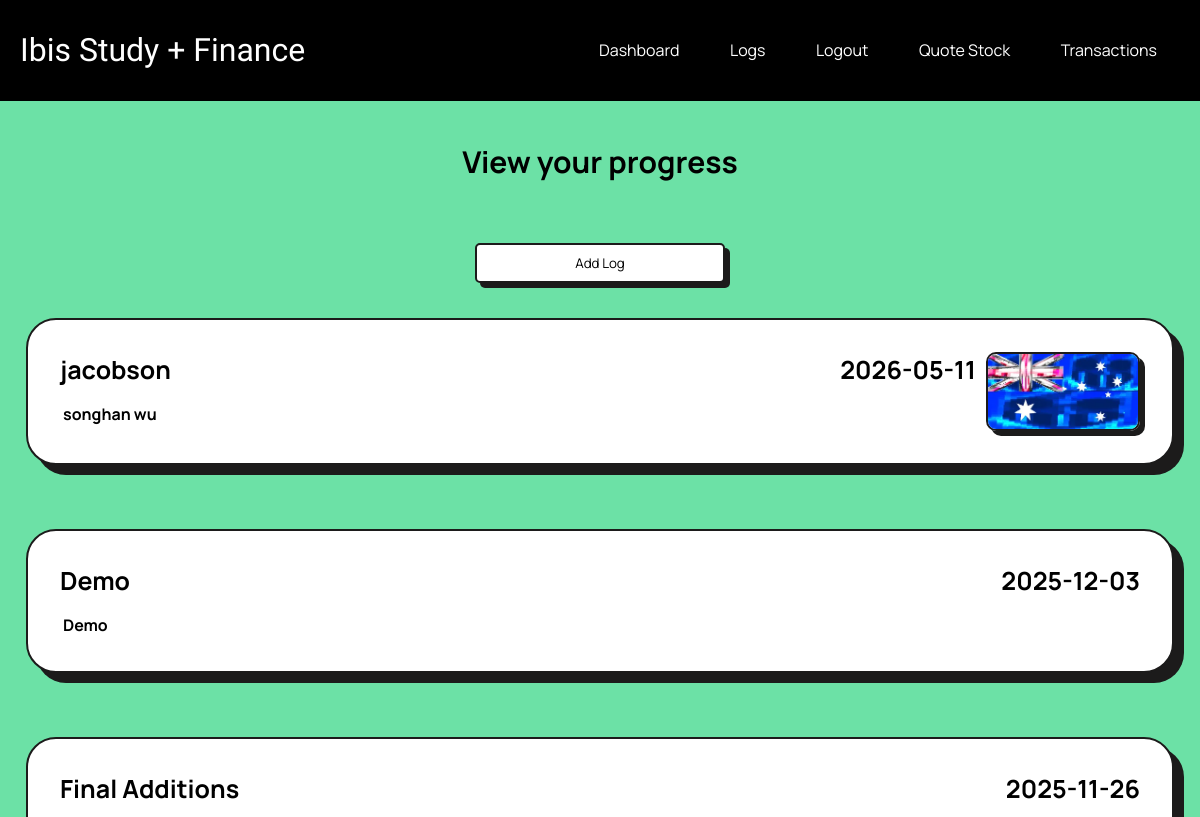
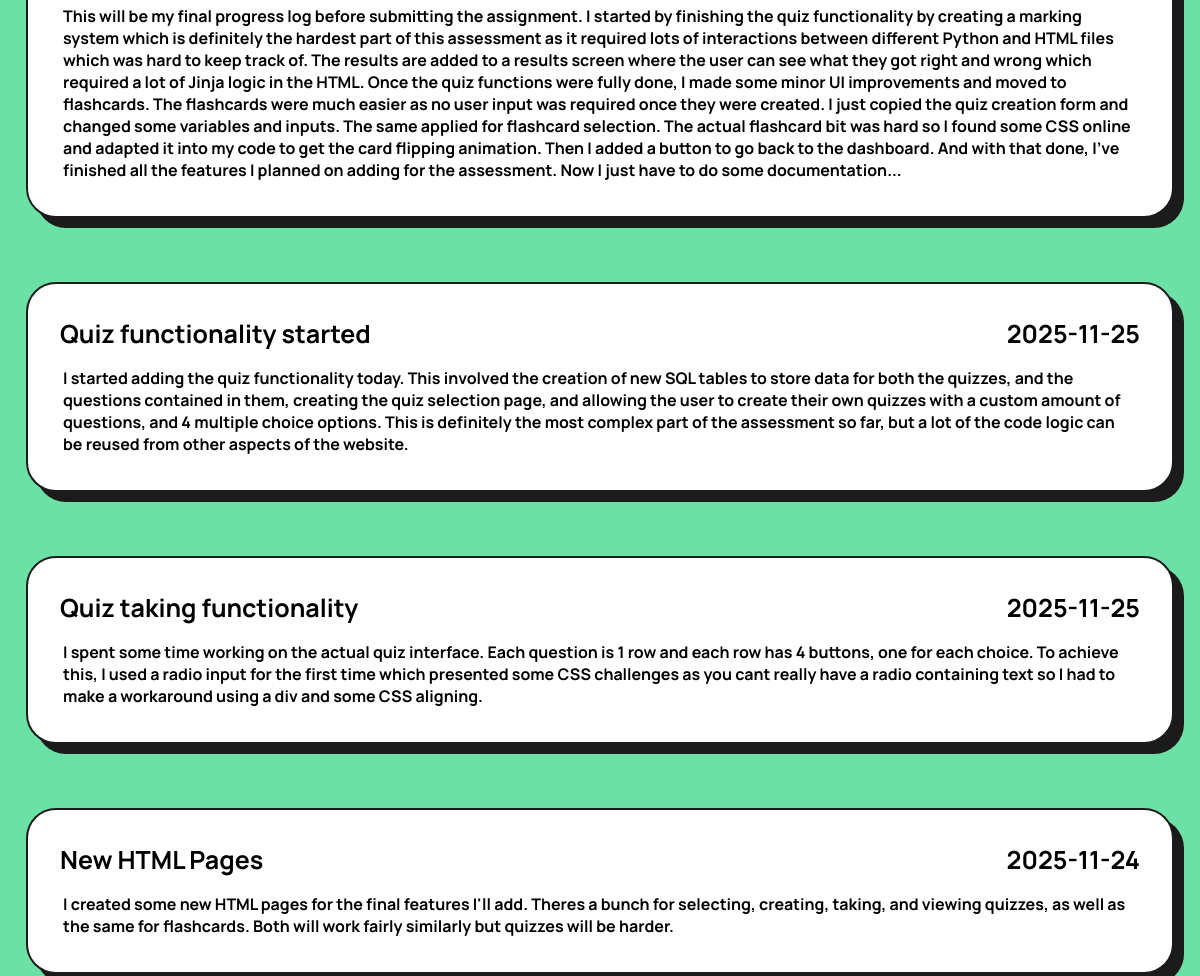
The page /view_log (signed in, upper part) on the database as committed earlier (2 pictures, top to bottom).
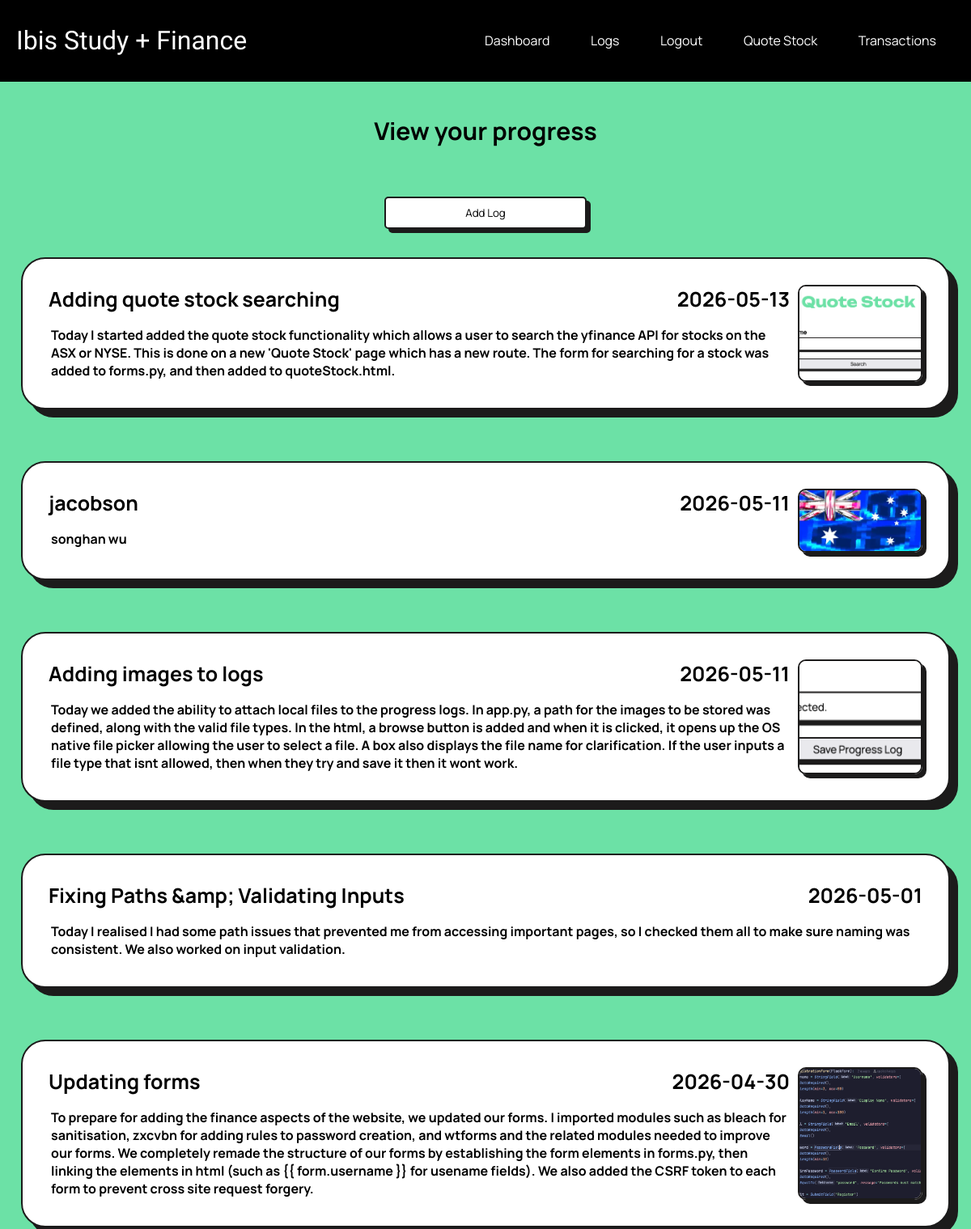
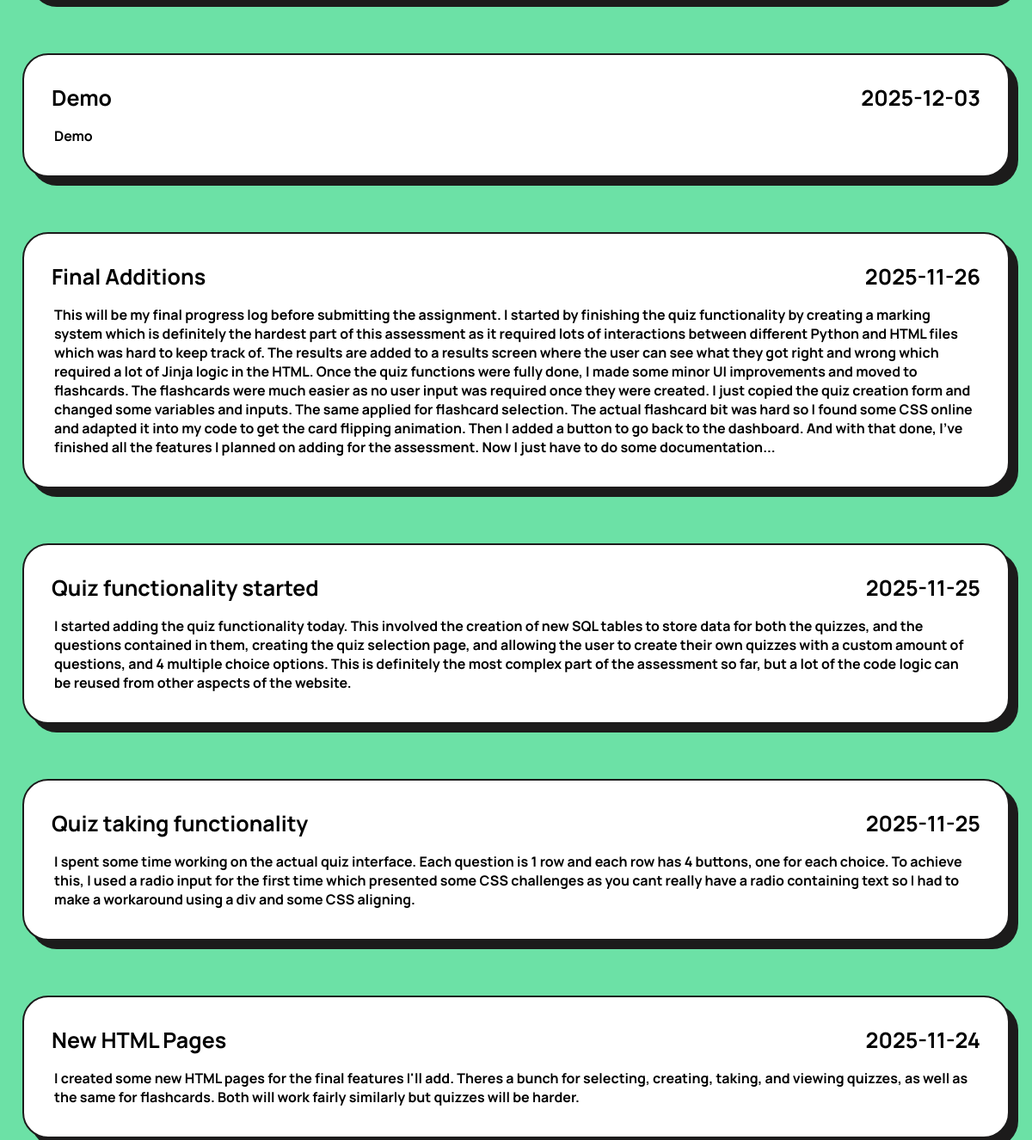
The same page on the database as committed later (2 pictures, top to bottom).
### tables this page shows
CREATE TABLE ProgressLogs(
    -- id, user_id, date, title, details, image_path nullable
    id INTEGER PRIMARY KEY AUTOINCREMENT,
    user_id INTEGER NOT NULL,
    date TEXT NOT NULL,
    title TEXT NOT NULL,
    details TEXT NOT NULL,
    image_path TEXT

);

### app.py (the view)
@app.route('/view_log', methods=['GET'])
@login_required
def view_log():
    try:
        with get_db_connection() as conn:
            cursor = conn.cursor()
            cursor.execute(
                """
                SELECT date, title, details, image_path
                FROM ProgressLogs
                WHERE user_id = ?
                ORDER BY date DESC
                """,
                (current_user.id,)
            )
            posts = cursor.fetchall()
        return render_template('viewLogs.html', posts=posts, username=current_user.username)
    except Exception as e:
        flash(f'Error loading your progress logs: {e}', 'error')
        return redirect(url_for('dashboard'))

### app.py (called while the page is built)
@login_manager.user_loader
def load_user(user_id):
    try:
        with get_db_connection() as conn:
            cursor = conn.cursor()
            cursor.execute(
                'SELECT id, username FROM Users WHERE id = ?',
                (user_id,)
            )
            user = cursor.fetchone()
        if user:
            return User(id=user['id'], username=user['username'])
        return None
    except Exception as e:
        print(f"Error loading user {user_id}: {e}")  # Replace with proper logging later
        return None

@contextmanager
def get_db_connection():
    conn = sqlite3.connect('database.db')
    conn.row_factory = sqlite3.Row
    try: # waits for the connection to finish, keeping it open until it is done so it can be closed
        yield conn
    finally:
        conn.close()

### templates/viewLogs.html (shortened to what this page needs)
{% extends 'base.html' %}
{% block content %}
        <h4>View your progress</h4> <br>
        <div style="display: flex; justify-content: center">
            <a href="{{ url_for('add_progress') }}" style="align-content: center">
                <button style="width: 250px; ">Add Log</button>
            </a>
        </div>
        {% if posts %}
            <div class="logGrid">
                {% for post in posts %}
                    <div class="log">
                        <div class="logText">
                            <div class="logHeader">
                                <h3>{{ post.title }}</h3>
                                <h3>{{ post.date }}</h3>
                            </div>
                            <p>{{ post.details }}</p>
                        </div>
                        {% if post.image_path %}
                            <img class="logImage"
                                 src="{{ url_for('static', filename=post.image_path) }}"
                                 alt="Progress image for {{ post.title }}">
                        {% endif %}
                    </div>
                {% endfor %}
            </div>
        {% else %}
            <p>No progress entries found</p>
        {% endif %}
{% endblock %}

### templates/base.html (shortened to what this page needs)
<!DOCTYPE html>
<html lang="en">
<head>
    <link rel="stylesheet" href="{{ url_for('static', filename='styles.css') }}">
</head>
<body>
    <header>
        <h1>{% block heading %}Ibis Study + Finance{% endblock %}</h1>
        <nav>
            {% if not current_user.is_authenticated %}
                <a href="{{ url_for('login') }}">Login</a>
                <a href="{{ url_for('register') }}">Register</a>
            {% else %}
                <a href="{{ url_for('dashboard') }}">Dashboard</a>
                <a href="{{ url_for('view_log') }}">Logs</a>
                <a href="{{ url_for('logout') }}">Logout</a>
                <a href="{{ url_for('quote_stock') }}">Quote Stock</a>
                <a href="{{ url_for('transactions') }}">Transactions</a>
            {% endif %}
        </nav>
    </header>
    <content>
        {% block content %}
        {% endblock %}
    </content>
</body>
</html>

### static/styles.css (style rules this page uses)
body { font-family: Arial, sans-serif; margin: 0; padding: 0; background-color: #6ce1a6; color:black; }
header { background-color: black; padding: 10px 20px; align-items: center; display: flex; justify-content: space-between; }
nav a { color: white; text-decoration: none; margin: 0 15px; text-align: right; transition: all ease 500ms; font-family: 'Manrope', sans-serif; padding: 0.5em; border-radius: 7px; }
h1 { text-align: left; font-family: 'Climate Crisis', sans-serif; font-weight: normal; color: white; }
h3 { font-family: 'Manrope', sans-serif; font-weight: bolder; color: black; font-size: 25px; margin: 0; padding: 0; }
h4 { font-family: 'Manrope', sans-serif; font-weight: bolder; color: black; font-size: 30px; align-items: center; text-align: center; }
p { font-family: 'Manrope', sans-serif; font-weight: bold; margin: 3px; }
button { border: 2px solid #1c1b1b; box-shadow: 5px 5px #1c1b1b; border-radius: 5px; background-color: white; font-family: 'Manrope', sans-serif; transition: background-color 500ms ease-in-out, font-weight 500ms ease-in-out, letter-spacing 500ms ease-in-out, transform 100ms ease, box-shadow 100ms ease; ; width: calc(100% - 20rem); max-width: 50rem; margin: 0.2rem auto; height: 3em }
.logGrid { display: flex; flex-direction: column; justify-content: center; }
.log { align-self: center; justify-content: space-between; display: flex; flex-direction: row; flex-wrap: wrap; gap: 10px; padding: 2em; margin: 2em auto; border-radius: 30px; background-color: white; min-height: 4vh; width: 90vw; border: 2px solid #1c1b1b; box-shadow: 10px 10px #1c1b1b; }
.logText { flex: 1; min-width: 250px; }
.logHeader { display: flex; justify-content: space-between; gap: 1em; flex-wrap: wrap; margin-bottom: 1em; }
.logImage { width: 150px; max-width: 100%; height: auto; object-fit: cover; border: 2px solid #1c1b1b; box-shadow: 5px 5px #1c1b1b; border-radius: 10px; }

Rows that differ between the two databases and show on the page:
added ProgressLogs: title "Adding quote stock searching", date "2026-05-13", details "Today I started added the quote stock functionality which allows a user to search the yfinance API for stocks on the ASX or NYSE. This is done on a new 'Quote Stock' page which has a new route. The form for searching for a stock was added to forms.py, and then added to quoteStock.html.", image_path (picture)
added ProgressLogs: title "Adding images to logs", date "2026-05-11", details "Today we added the ability to attach local files to the progress logs. In app.py, a path for the images to be stored was defined, along with the valid file types. In the html, a browse button is added and when it is clicked, it opens up the OS native file picker allowing the user to select a file. A box also displays the file name for clarification. If the user inputs a file type that isnt allowed, then when they try and save it then it wont work.", image_path (picture)
added ProgressLogs: title "Fixing Paths &amp; Validating Inputs", date "2026-05-01", details "Today I realised I had some path issues that prevented me from accessing important pages, so I checked them all to make sure naming was consistent. We also worked on input validation."
added ProgressLogs: title "Updating forms", date "2026-04-30", details "To prepare for adding the finance aspects of the website, we updated our forms. I imported modules such as bleach for sanitisation, zxcvbn for adding rules to password creation, and wtforms and the related modules needed to improve our forms. We completely remade the structure of our forms by establishing the form elements in forms.py, then linking the elements in html (such as {{ form.username }} for usename fields). We also added the CSRF token to each form to prevent cross site request forgery.", image_path (picture)
